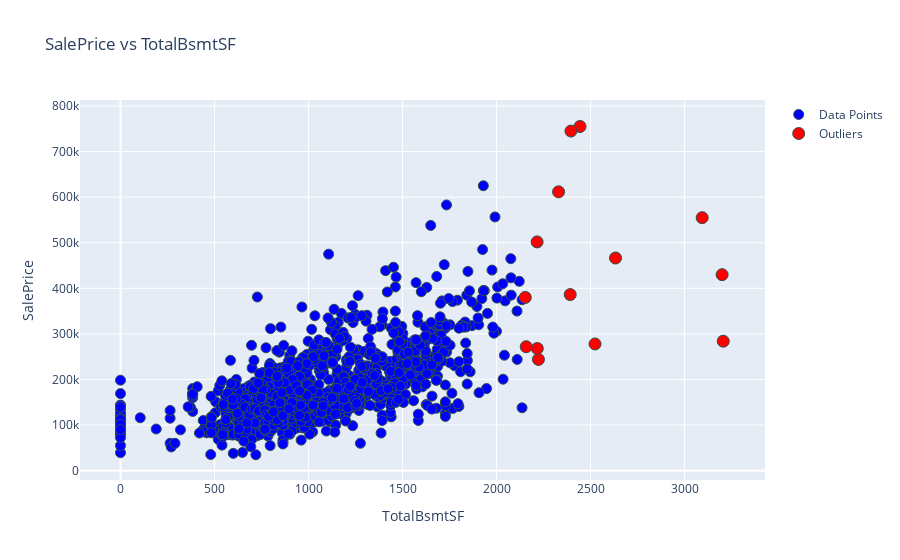

The notebook cell this image was saved under:
### Markdown cell above
TotalBsmtSF: Total square feet of basement area

### Code cell
if SHOW_GRAPHS:
    show_outliers(train_data, 'SalePrice', 'TotalBsmtSF')

### Figure 1 — Plotly figure (JSON) as saved in the notebook; plotly's stock layout.template omitted (floating-point values rounded to 4 significant figures; data arrays with more than 128 entries replaced by an {"elided": "..."} marker saying what was removed)
{"data": [{"hoverinfo": "text+x+y", "marker": {"color": "blue", "line": {"color": "DarkSlateGrey", "width": 1}, "size": 10}, "mode": "markers", "name": "Data Points", "text": {"elided": "1458 int values"}, "type": "scatter", "x": {"elided": "1458 int values"}, "y": {"elided": "1458 int values"}}, {"hoverinfo": "text+x+y", "marker": {"color": "red", "line": {"color": "DarkSlateGrey", "width": 1}, "size": 12}, "mode": "markers", "name": "Outliers", "text": [70, 178, 224, 332, 440, 477, 496, 691, 888, 898, 1044, 1182, 1205, 1373], "type": "scatter", "x": [2223, 2216, 2392, 3206, 3094, 2153, 3200, 2444, 2217, 2330, 2524, 2396, 2158, 2633], "y": [244000, 501837, 386250, 284000, 555000, 380000, 430000, 755000, 268000, 611657, 278000, 745000, 271900, 466500]}], "layout": {"hovermode": "closest", "title": {"text": "SalePrice vs TotalBsmtSF"}, "xaxis": {"title": {"text": "TotalBsmtSF"}}, "yaxis": {"title": {"text": "SalePrice"}}}}
